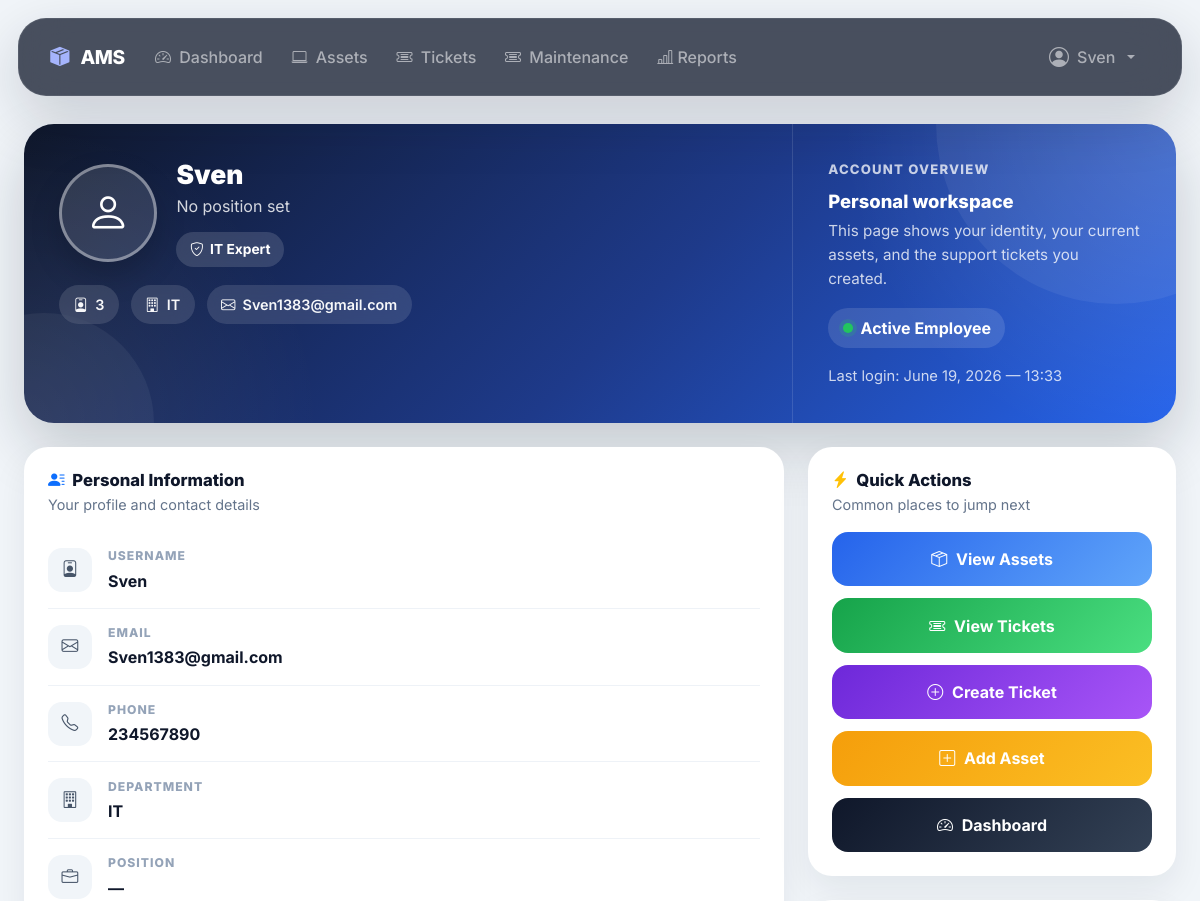
The app's page /profile/ (signed in, upper part), older data.
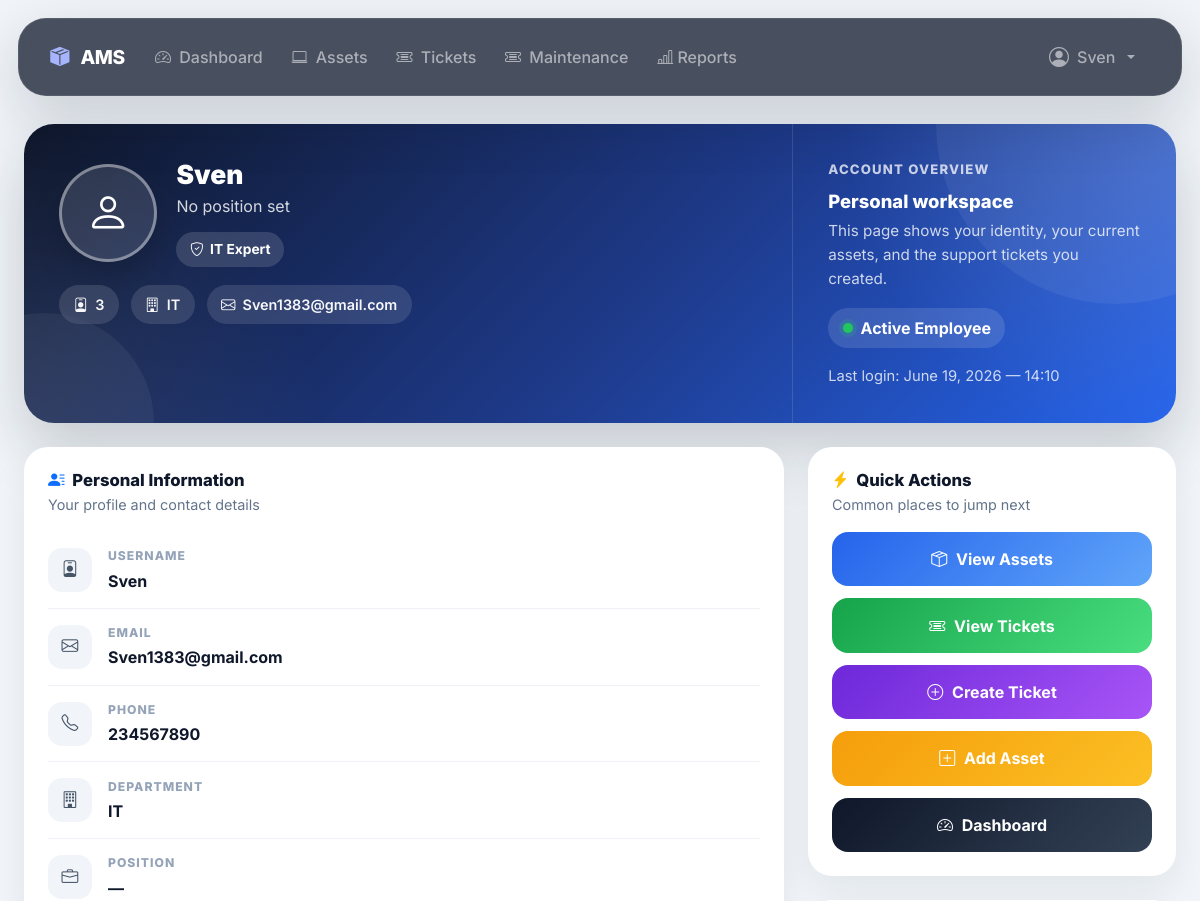
The same page, newer data.
### accounts/models.py (models this page shows, shortened)
class User(AbstractUser ,TimeStampedModel):
    class Roles(models.TextChoices):
        ADMIN = "admin", "Admin"
        MANAGER = "manager", "Manager"
        IT_EXPERT = "it_expert", "IT Expert"
        EMPLOYEE = "employee", "Employee"
    email = models.EmailField(
        unique=True
    )
    employee_id = models.CharField(
        max_length=20,
        unique=True,
        db_index=True,
        verbose_name="Employee ID"
    )
    role = models.CharField(
        max_length=20,
        choices=Roles.choices,
        default=Roles.EMPLOYEE,
        db_index=True,
    )
    phone_number = models.CharField(
        max_length=20,
        blank=True,
    )
    department = models.ForeignKey(
        Department,
        on_delete=models.SET_NULL,
        null=True,
        blank=True,
        related_name="users",
    )
    position = models.CharField(
        max_length=100,
        blank=True,
    )
    avatar = models.ImageField(
        upload_to="users/avatars/",
        blank=True,
        null=True,
    )
    class Meta:
        ordering = ["last_name", "first_name"]
        verbose_name = "User"
        verbose_name_plural = "Users"
        indexes = [
            models.Index(fields=["role"]),
        ]
    @property
    def is_staff_member(self):
        if self.is_superuser:
            return True
        return self.role in (
            self.Roles.ADMIN,
            self.Roles.MANAGER,
            self.Roles.IT_EXPERT,
        )
    @property
    def can_manage_assets(self):
        return self.is_staff_member

class Department(TimeStampedModel):
    name = models.CharField(
        max_length=100,
        unique=True
    )
    code = models.CharField(
        max_length=20,
        unique=True,
        blank=True
    )
    class Meta:
        ordering = ["name"]
        verbose_name = "Department"
        verbose_name_plural = "Departments"
    def __str__(self):
        return self.name

### accounts/views.py (the view)
# urls.py: path("profile/",views.ProfileView.as_view(),name="profile"),
class ProfileView(LoginRequiredMixin, View):
    template_name = "accounts/profile.html"
    def get(self, request):
        user = request.user
        assignments_qs = (
            AssetAssignment.objects
            .select_related("asset", "asset__category")
            .filter(employee=user)
            .order_by("-assigned_at")
        )
        active_assignments = assignments_qs.filter(returned_at__isnull=True)
        recent_tickets_qs = (
            Ticket.objects
            .select_related("asset", "assigned_to")
            .filter(created_by=user)
            .order_by("-created_at")
        )
        open_tickets_count = Ticket.objects.filter(
            created_by=user,
            status__in=[
                Ticket.Status.OPEN,
                Ticket.Status.IN_PROGRESS,
                Ticket.Status.AWAITING_USER,
            ],
        ).count()
        resolved_tickets_count = Ticket.objects.filter(
            created_by=user,
            status=Ticket.Status.RESOLVED,
        ).count()
        closed_tickets_count = Ticket.objects.filter(
            created_by=user,
            status=Ticket.Status.CLOSED,
        ).count()
        context = {
            "total_assignments_count": assignments_qs.count(),
            "current_assets_count": active_assignments.count(),
            "total_tickets_count": recent_tickets_qs.count(),
            "open_tickets_count": open_tickets_count,
            "resolved_tickets_count": resolved_tickets_count,
            "closed_tickets_count": closed_tickets_count,
            "active_assignments": active_assignments,
            "recent_assignments": assignments_qs[:5],
            "recent_tickets": recent_tickets_qs[:5],
        }
        return render(request, self.template_name, context)

### accounts/templates/accounts/profile.html (shortened to what the changed rows need)
{% extends "base.html" %}
{% block content %}
<div class="container-fluid profile-shell">
    <div class="card profile-hero mb-4">
        <div class="row g-0 align-items-stretch">
            <div class="col-lg-8">
                <div class="profile-hero-inner">
                    <div class="profile-top">
                        <div>
                            <div class="profile-name">
                                {{ user.get_full_name|default:user.username }}
                            </div>
                            <div class="profile-position">
                                {{ user.position|default:"No position set" }}
                            </div>
                            <span class="role-badge">
                                <i class="bi bi-shield-check"></i>
                                {{ user.get_role_display }}
                            </span>
                        </div>
                    </div>
                    <div class="hero-meta">
                        <span class="meta-pill">
                            <i class="bi bi-person-badge"></i>
                            {{ user.employee_id|default:"—" }}
                        </span>
                        <span class="meta-pill">
                            <i class="bi bi-building"></i>
                            {{ user.department|default:"—" }}
                        </span>
                        <span class="meta-pill">
                            <i class="bi bi-envelope"></i>
                            {{ user.email|default:"—" }}
                        </span>
                    </div>
                </div>
            </div>
            <div class="col-lg-4">
                <div class="profile-side">
                    <div>
                        <div class="hero-status">
                            <span class="status-dot"></span>
                            Active Employee
                        </div>
                        <div class="mt-3 muted-note" style="color: rgba(255,255,255,.78);">
                            Last login: {{ user.last_login|date:"F d, Y — H:i"|default:"—" }}
                        </div>
                    </div>
                </div>
            </div>
        </div>
    </div>
    <div class="row g-4">
        <div class="col-lg-8">
            <div class="card info-card mb-4">
                <div class="card-body p-4">
                    <div class="info-row">
                        <div>
                            <div class="info-label">Username</div>
                            <div class="info-value">{{ user.username }}</div>
                        </div>
                    </div>
                    <div class="info-row">
                        <div>
                            <div class="info-label">Email</div>
                            <div class="info-value">{{ user.email|default:"—" }}</div>
                        </div>
                    </div>
                    <div class="info-row">
                        <div>
                            <div class="info-label">Phone</div>
                            <div class="info-value">{{ user.phone_number|default:"—" }}</div>
                        </div>
                    </div>
                    <div class="info-row">
                        <div>
                            <div class="info-label">Department</div>
                            <div class="info-value">{{ user.department|default:"—" }}</div>
                        </div>
                    </div>
                    <div class="info-row">
                        <div>
                            <div class="info-label">Position</div>
                            <div class="info-value">{{ user.position|default:"—" }}</div>
                        </div>
                    </div>
                </div>
            </div>
        </div>
    </div>
</div>
{% endblock %}

### templates/base.html (shortened to what this page needs)
<!DOCTYPE html>
<html lang="en">
<head>
    <link href="https://cdn.jsdelivr.net/npm/bootstrap@5.3.3/dist/css/bootstrap.min.css"
          rel="stylesheet">
    <link href="https://cdn.jsdelivr.net/npm/bootstrap-icons@1.11.0/font/bootstrap-icons.css"
          rel="stylesheet">
    <link href="https://cdn.jsdelivr.net/npm/bootstrap@5.3.3/dist/css/bootstrap.min.css" rel="stylesheet">
    <link href="https://cdn.jsdelivr.net/npm/bootstrap-icons@1.11.0/font/bootstrap-icons.css" rel="stylesheet">
</head>
<body>
{% if user.is_authenticated %}
<nav class="navbar navbar-expand-lg navbar-dark">
    <div class="container-fluid">
        <a class="navbar-brand" href="{% url 'dashboard' %}">
            <i class="bi bi-box-seam-fill me-2"></i>
            AMS
        </a>
        <div class="collapse navbar-collapse" id="navbarNav">
            <ul class="navbar-nav me-auto">
                <li class="nav-item">
                    <a class="nav-link"
                       href="{% url 'dashboard' %}">
                        <i class="bi bi-speedometer2 me-1"></i>
                        Dashboard
                    </a>
                </li>
                <li class="nav-item">
                    <a class="nav-link"
                       href="{% url 'asset-list' %}">
                        <i class="bi bi-laptop me-1"></i>
                        Assets
                    </a>
                </li>
                <li class="nav-item">
                    <a class="nav-link"
                       href="{% url 'ticket-list' %}">
                        <i class="bi bi-ticket-detailed me-1"></i>
                        Tickets
                    </a>
                </li>
                <li class="nav-item">
                    <a class="nav-link"
                       href="{% url 'maintenance-log-list' %}">
                        <i class="bi bi-ticket-detailed me-1"></i>
                        Maintenance
                    </a>
                </li>
                <li class="nav-item">
                    <a class="nav-link" href="{% url 'reports' %}">
                        <i class="bi bi-bar-chart-line"></i>
                        Reports
                    </a>
                </li>
            </ul>
            <ul class="navbar-nav">
                <li class="nav-item dropdown">
                    <a class="nav-link dropdown-toggle d-flex align-items-center gap-2"
                       href="#"
                       data-bs-toggle="dropdown">
                        {% if user.avatar %}
                            <img src="{{ user.avatar.url }}"
                                 class="user-avatar">
                        {% else %}
                            <i class="bi bi-person-circle fs-5"></i>
                        {% endif %}
                        <span>
                            {{ user.get_full_name|default:user.username }}
                        </span>
                    </a>
                </li>
            </ul>
        </div>
    </div>
</nav>
{% endif %}
<main class="container-fluid">
    {% block content %}{% endblock %}
</main>
</body>
</html>

Row changes from the older to the newer data that the page shows:
changed User "Sven": last_login "June 19, 2026 — 13:33" → "June 19, 2026 — 14:10"
